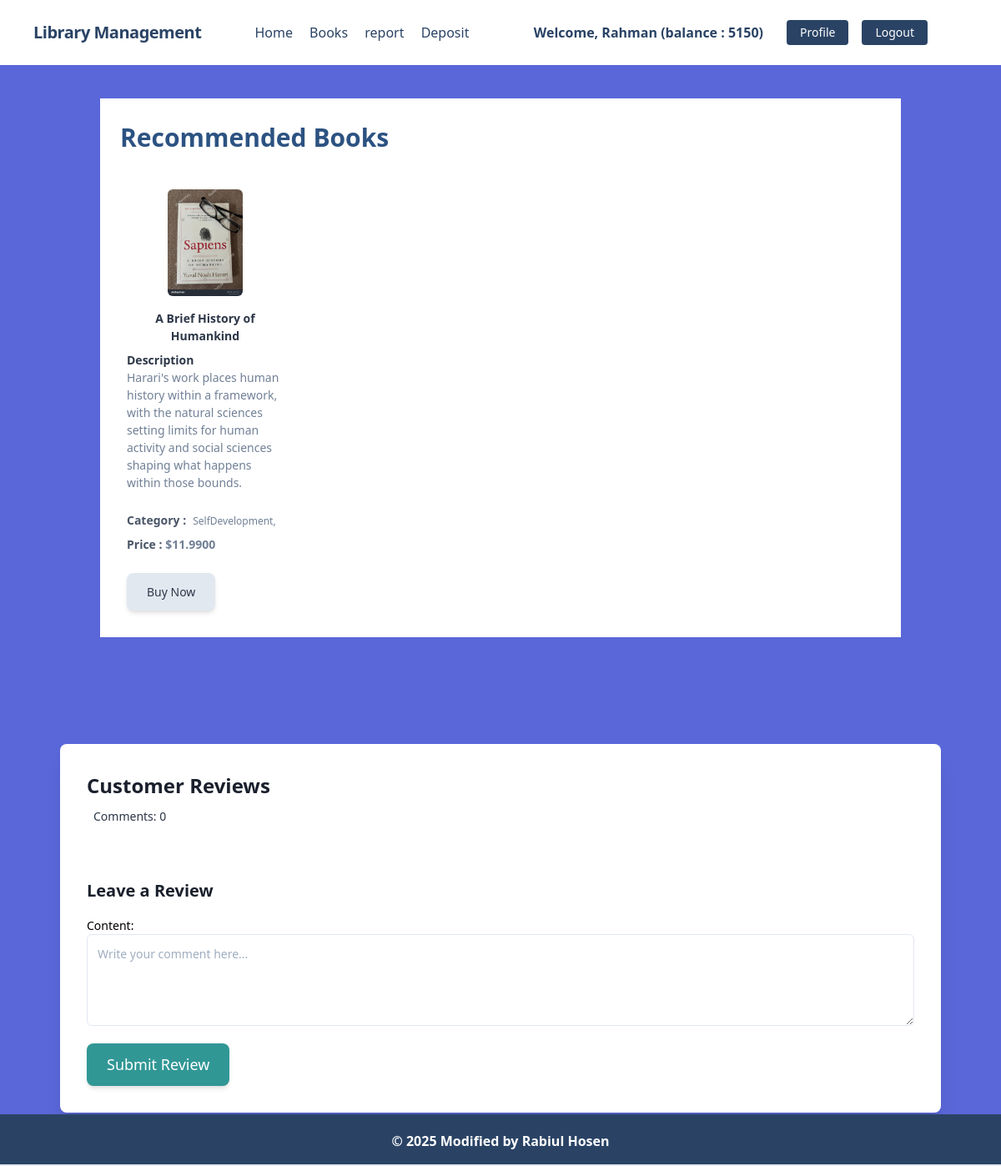
Screenshot of /books/detail/3/ (signed in) with the database file from the repository.
### accounts/models.py (models this page shows, shortened)
class StudentProfile(models.Model):
    user = models.OneToOneField(User, on_delete=models.CASCADE, related_name='profile')
    amount = models.IntegerField(default=0)
    registration_id = models.CharField(max_length=20)
    roll = models.CharField(max_length=10)
    department = models.CharField(max_length=100)
    session = models.CharField(max_length=20)
    created_on = models.DateTimeField(auto_now_add=True)

### books/models.py (models this page shows)
class BooksDetails(models.Model):
    AuthorName = models.CharField(max_length=100)
    BookName = models.CharField(max_length=100, default=None)
    category = models.ManyToManyField(Categories, blank=True,related_name='books')
    title = models.CharField(max_length=100)
    description = models.TextField()
    image = models.ImageField(upload_to='books/media/uploads', blank = True, null = True)
    borrowing_price = models.DecimalField(max_digits=12, decimal_places=4)

### categories/models.py (models this page shows, shortened)
class Categories(models.Model):
    CategoryName = models.CharField(max_length=100)
    slug = models.SlugField(max_length=100, unique=True, null=True, blank=True)

### books/views.py (the view)
# urls.py: path('detail/<int:id>/', views.BookDetail, name = 'details'),
def BookDetail(request, id):
    book = BooksDetails.objects.get(pk = id)
    reviews = Review.objects.filter(book = book)
    profile = request.user.profile
    Check = Transaction.objects.filter(profile = profile, book = book, transaction_type = PARCHASED)
    if request.method == 'POST':
        review_form = ReviewForm(request.POST)
        if review_form.is_valid():
            if not Check:
                messages.error(request, 'You Have Not Purchased This Book Yet, So you can not leave review!')
                return redirect('details', id = id)
            review = review_form.save(commit=False)
            review.user = request.user
            review.book = book
            review.save()
            fun = True
            messages.success(request, 'Your review have been submitted successfully')
            return redirect('details', id = id)
    else:
        review_form = ReviewForm()
    return render(request, 'books_details.html', {'book' : book, 'comments' : reviews, 'comment_form' : review_form})

### review/forms.py
class ReviewForm(forms.ModelForm):
    class Meta:
        model = Review
        fields = ['content']
        widgets = {
            'content': forms.Textarea(attrs={
                'class': 'w-full p-3 border border-gray-300 rounded-md',
                'placeholder': 'Write your comment here...',
                'rows': 4,  # Number of rows in the textarea
            }),
        }

### books/templates/books_details.html (shortened to what this page needs)
{% extends 'base.html' %}
{% block content %}
<section class="  py-10 ">
  <div class="max-w-7xl mx-auto px-6 lg:px-8">
      <div class="lg:col-span-10 bg-white p-6">
        <h2 class="text-3xl font-bold text-blue-800 mb-8">Recommended Books</h2>
        <div class="grid grid-cols-1 sm:grid-cols-3 lg:grid-cols-4    gap-8">
          <div
            class="relative p-2 rounded-lg text-sm  transition duration-300 ease-in-out transform cursor-pointer group">
            <div class="group-hover:opacity-20 flex flex-col  ">
              <div class="items-center justify-center jusify-items-center m-auto">
                <img src="{{ book.image.url }}" alt="Book Title" class="h-32 object-cover rounded-md mb-4">
              </div>
              <h3 class="text-md font-semibold text-gray-800 mb-2  text-center">
                {{ book.title}}
              </h3>
              <div class="mb-6">
                <h3 class="text-sm font-semibold text-gray-800">Description</h3>
                <p class="text-gray-600">{{book.description}}
                </p>
            </div>
              <div class="flex gap-2">
                <span class="font-semibold text-gray-700">Category :</span>
                <div>
                    {% for cat in book.category.all %}
                        <span class="text-gray-600  text-xs">{{cat.CategoryName}},</span>
                    {% endfor %}
                </div>
            </div>
              <p class="text-teal-600 font-semibold mt-2  ">
                <span class="font-semibold text-gray-700">Price :</span>
                <span class="text-gray-600">${{book.borrowing_price}}</span>
              </p>
            </div>
            <div class="mt-6">
              <a href="{% url 'buy_now' book.id %}"
                  class="inline-block px-6 py-3 bg-gray-300 text-gray-800 text-sm  font-medium rounded-lg shadow-md hover:bg-gray-400 transition duration-300">
                  Buy Now
              </a>
          </div>
          </div>
        </div>
      </div>
    </div>
  </div>
    <section class="py-16 px-6 lg:px-8 relative mx-10 text-sm">
        <div class="mt-6 bg-white p-8 rounded-lg shadow-xl">
            <h2 class="text-2xl font-semibold text-gray-900  ">Customer Reviews</h2>
            <h2 class="text-md  ml-2 text-gray-800 mb-10 mt-2">Comments: {{comments|length}}</h2>
            <div class="mt-16">
                <h3 class="text-xl font-semibold text-gray-900 mb-4">Leave a Review</h3>
                <form method="POST">
                    <div class="space-y-4">
                        <div>
                            {{comment_form}}
                        </div>
                        <button type="submit"
                            class="px-6 py-3 bg-teal-600 text-white text-lg font-medium rounded-lg shadow-md hover:bg-teal-700 transition duration-300">
                            Submit Review
                        </button>
                    </div>
                </form>
            </div>
        </div>
    </section>
{% endblock %}

### core/templates/navbar.html (shortened to what this page needs)
<nav class="flex items-center justify-between flex-wrap bg-white p-6 px-10">
    <div class="flex items-center flex-shrink-0 text-white mr-6">
        <span class="font-semibold text-xl tracking-tight text-blue-900"><a href="/">Library Management</a></span>
    </div>
    <div class="w-full block flex-grow lg:flex lg:items-center lg:w-auto px-10">
        {% if request.user.is_authenticated %}
            <div class="text-md lg:flex-grow">
                <a href="{% url 'home' %}" class="block mt-4 lg:inline-block lg:mt-0 text-blue-900 hover:text-red-900 hover:font-black mr-4">
                    Home
                </a>
                <a href="{% url 'books' %}" class="block mt-4 lg:inline-block lg:mt-0 text-blue-900 hover:text-red-900 hover:font-black mr-4">
                    Books
                </a>
                <a href="{% url 'report' %}" class="block mt-4 lg:inline-block lg:mt-0 text-blue-900 hover:text-red-900 hover:font-black mr-4">
                    report
                </a>
                <a href="{% url 'deposit_money' %}" class="block mt-4 lg:inline-block lg:mt-0 text-blue-900 hover:text-red-900 hover:font-black mr-4">
                    Deposit
                </a>
            </div>
            <div class="flex w-auto">
                <div class="text-blue-900 my-auto font-black px-5">Welcome, {{ request.user.first_name }} (balance : {{request.user.profile.amount}}) </div>
                <a href="{% url 'profile' %}" class="mx-2 inline-block font-medium text-sm px-4 py-2 leading-none bg-blue-900 rounded text-white border-white hover:border-transparent hover:text-dark hover:bg-red-700 mt-4 lg:mt-0">Profile</a>
                <a href="{% url 'logout' %}" class="mx-2 inline-block font-medium text-sm px-4 py-2 leading-none bg-blue-900 rounded text-white border-white hover:border-transparent hover:text-dark hover:bg-red-700 mt-4 lg:mt-0">Logout</a>
            </div>
        {% endif %}
    </div>
</nav>

### rows the page displays
BooksDetails: image (picture), title "A Brief History of Humankind", description "Harari's work places human history within a framework, with the natural sciences setting limits for human activity and social sciences shaping what happens within those bounds.", borrowing_price "11.9900"
Categories: CategoryName "SelfDevelopment"

### other values shown
{{ request.user.first_name }} "Rahman"
{{ request.user.profile.amount }} "5150"
{{ comments|length }} "0"
